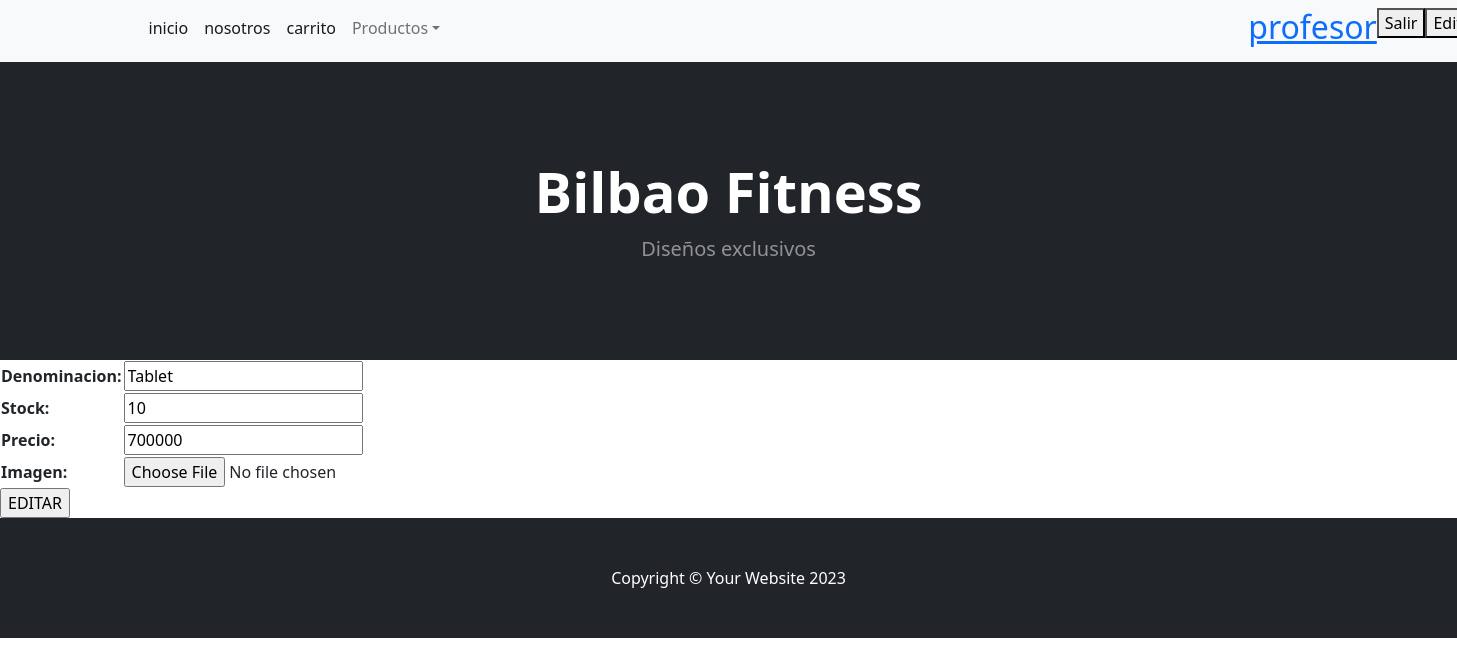
The page /AppBilbao/editarProducto/28 (signed in) on the database its author committed.
### AppBilbao/models.py (models this page shows, shortened)
class Productos(models.Model):
    denominacion=models.CharField(max_length=40)
    stock= models.IntegerField()
    precio= models.IntegerField()
    imagen = models.ImageField()

### AppBilbao/views.py (the view)
# urls.py: path('editarProducto/<int:id>', views.editarProducto, name='editarProducto'),
@login_required()
def editarProducto (request, id):
    if request.method == "POST":
            producto = Productos.objects.get(id=id)
            producto.denominacion= request.POST["denominacion"]
            producto.stock= request.POST["stock"]
            producto.precio= request.POST["precio"]
            producto.imagen=request.POST["imagen"]
            producto.save()
            return render(request,"AppBilbao/productos.html")
    else:
        producto = Productos.objects.get(id=id)
        miformulario = CargarProductos(initial={
            "denominacion": producto.denominacion,
            "stock": producto.stock,
            "precio": producto.precio,
            "imagen": producto.imagen,
        })
        return render(request,"AppBilbao/editarproductos.html", {"miformulario": miformulario, "id":producto.id})

### AppBilbao/forms.py
class CargarProductos(forms.Form):
    denominacion=forms.CharField(max_length=40)
    stock= forms.IntegerField()
    precio= forms.IntegerField()
    imagen = forms.ImageField()

### AppBilbao/templates/AppBilbao/editarproductos.html
{% extends "AppBilbao/padre.html"%}
{% load static %}
{% block contenidoQueCambia%}
<form action="{% url 'editarProducto' id %}" method="POST">{% csrf_token%}
        <table>
                {{miformulario.as_table}}
        </table>
        <input id="submit" type="submit" value="EDITAR">
</form>
{% endblock%}

### AppBilbao/templates/AppBilbao/padre.html (shortened to what this page needs)
<!DOCTYPE html>
<html lang="en">
    <head>
        <link href="https://cdn.jsdelivr.net/npm/bootstrap-icons@1.5.0/font/bootstrap-icons.css" rel="stylesheet" />
        {% load static %}
        <link href="{% static 'css/styles.css'%}" rel="stylesheet" />
    </head>
    <body>
        <nav class="navbar navbar-expand-lg navbar-light bg-light">
            <div class="container px-4 px-lg-5">
                <ul class="navbar-nav me-auto mb-2 mb-lg-0 ms-lg-4" style="display: flex;">
                    <li class="nav-item"><a class="nav-link active" aria-current="page" href="{% url 'inicio' %}">inicio</a></li>
                    <li class="nav-item"><a class="nav-link active" aria-current="page" href="{% url 'nosotros' %}">nosotros</a></li>
                    <li class="nav-item"><a class="nav-link active" aria-current="page" href="{% url 'carrito' %}">carrito</a></li>
                        <li class="nav-item dropdown">
                            <a class="nav-link dropdown-toggle" id="navbarDropdown" href="#" role="button" data-bs-toggle="dropdown" aria-expanded="false">Productos</a>
                        </li>
                        {% if user.is_authenticated %}
                        <a href="{% url 'perfil' %}"><h2 style="margin-left: 50rem;">{{user.username}}</h2></a>
                        <form method="POST" action="{% url 'logout' %}">{% csrf_token %}
                            <button type="submit"> Salir </button>
                        </form>
                        <form method="GET" action="{% url 'editarPerfil' %}">{% csrf_token %}
                            <button type="submit"> Editar </button>
                        </form>
                        {% else %}
                        <li style="margin-left: 50rem;" class="nav-item"><a class="nav-link active" aria-current="page" href="{% url 'perfil' %}">perfil</a>
                            <button><a href="{% url 'login' %}">Ingresar</a></button>
                            <button><a href="{% url 'register' %}">Registrarse</a></button>
                        </li>
                        {% endif %}
                </ul>
            </div>
        </nav>
        <header class="bg-dark py-5">
            <div class="container px-4 px-lg-5 my-5">
                <div class="text-center text-white">
                    <h1 class="display-4 fw-bolder">Bilbao Fitness</h1>
                    <p class="lead fw-normal text-white-50 mb-0">Diseños exclusivos</p>
                </div>
            </div>
        </header>
        {% block contenidoQueCambia%}
        {% endblock%}
        <footer class="py-5 bg-dark">
            <div class="container"><p class="m-0 text-center text-white">Copyright &copy; Your Website 2023</p></div>
        </footer>
    </body>
</html>

### rows shown on the page
Productos: denominacion "Tablet", stock "10", precio "700000"

### other values the page prints
{{ user.username }} "profesor"
